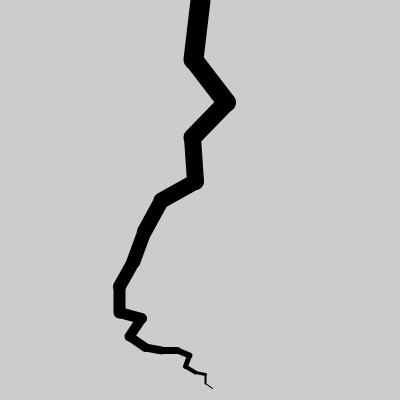
Frame 1 (no input)
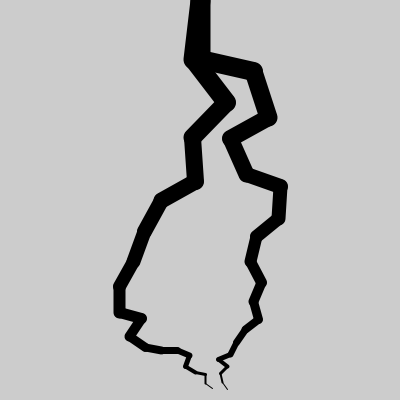
Frame 2 (the mouse pressed at the canvas centre, redrawn once)

The Processing sketch that drew these frames (run headless with seeded random() and noise(); the mouse was pressed at the canvas centre and the sketch redrawn once):

// Processing sketch: sk_recursive_lines_lightning
// ── sk_recursive_lines_lightning.pde
void setup()
{
  size(400, 400);
  noLoop();  // アニメーションしない
}

void draw()
{
  stroke(0);
  strokeWeight(2);
  drawLightning( 200, 0, 60, 90 + random( -20, 20 ), 20 ); // 最初の再帰呼び出し
}

/**
  再帰関数：線を再帰的に短くし，ランダムに回転させながら描画する．
*/
void drawLightning( float fBeginX, float fBeginY, float fLength, float fRot, int iLevel )
{
  if ( iLevel > 0 )  // 再帰の継続条件
  {
    // 線の終点
    float fEndX = fBeginX + cos( radians( fRot ) ) * fLength;
    float fEndY = fBeginY + sin( radians( fRot ) ) * fLength;
    
    strokeWeight( iLevel );
    line( fBeginX, fBeginY, fEndX, fEndY ); // 線を描画
    
    // 子の回転
    float fNewRot = fRot + random( -90, 90 );
    
    // 真横に向いたら逆向きに戻す．
    if( fNewRot > 180 )
    {
      fNewRot -= 160;  
    }
    else if( fNewRot < 0 )
    {
      fNewRot += 160;
    }
    
    drawLightning( fEndX, fEndY, fLength * 0.9, fNewRot, iLevel - 1 ); // 再帰呼び出し
  }
}
